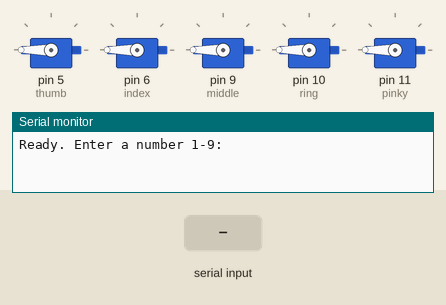
This sketch was run on a simulated Arduino Uno, built with avr-gcc and run on an emulated ATmega328P. Shown: 5 × servo, the last lines printed to the serial monitor. The test bench sets the inputs (shaded band).

Above: at 1.2 s.
1.3 s: "90,45\n" received over Serial
At 2.5 s:
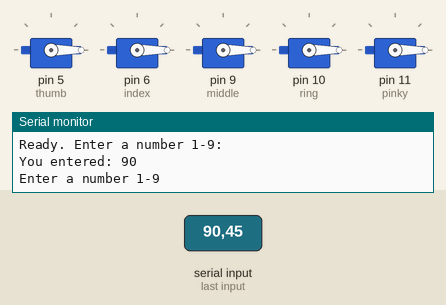
2.8 s: "1\n" received over Serial
At 3.6 s:
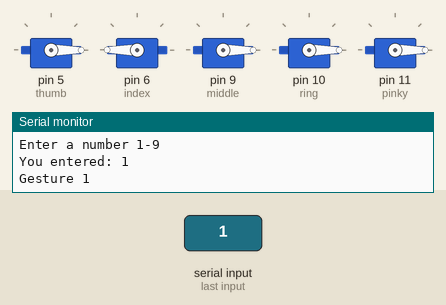
4.3 s: "2\n" received over Serial
At 4.8 s:
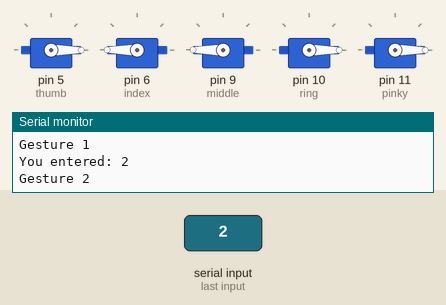
5.8 s: "3\n" received over Serial
At 7.0 s:
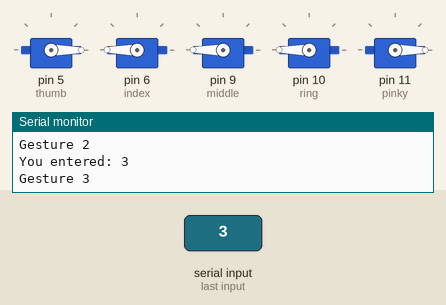
7.3 s: "4\n" received over Serial
At 8.2 s:
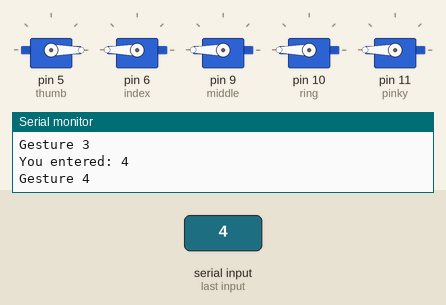
8.8 s: "30,150\n" received over Serial
At 9.4 s:
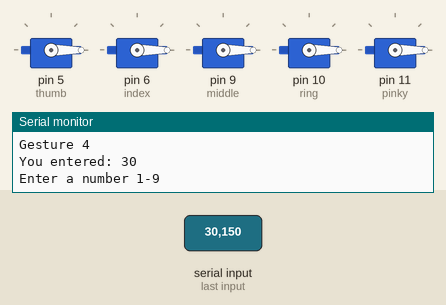
Timing chart, 0 to 11.3 s (numbered marks = the images above; inputs shaded):
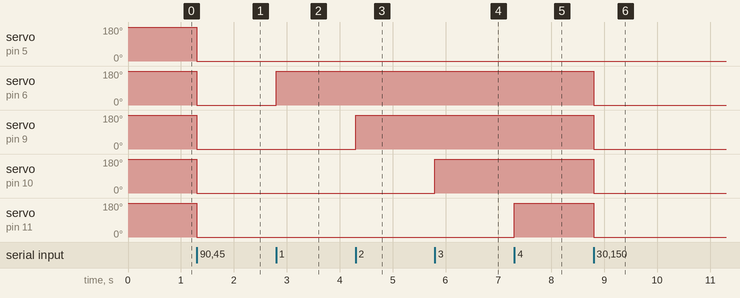

The sketch:

ArduinoHandGestureCode.ino
```cpp
/*
    Hand / Finger Servo Controller

    Controls 5 servos representing thumb, index, middle, ring, and pinky.
    Serial input (1–9) triggers different hand gestures.

    Safety note:
    Thumb and middle finger can physically collide, so movement is restricted.

    Safety is handled by:
      - writeThumbSafe()
      - writeThumbAndMiddle()
*/

#include <Servo.h>

// Serial input value
int x;

// Servo objects for each finger
Servo thumb;
Servo middle;
Servo index;
Servo ring;
Servo pinky;

// Servo positions
#define UP 180
#define DOWN 0

// Tracks current servo positions
int thumbPosCurrent = UP;
int middlePosCurrent = UP;

// Finger state flags
bool thumbIsDown = false;
bool middleIsDown = false;

// Prevents thumb movement when middle finger is down
void writeThumbSafe(int pos) {

  if (middleIsDown && pos != thumbPosCurrent) {
    Serial.println("Blocked: thumb cannot move while middle is down.");
    return;
  }

  thumb.write(pos);
  thumbPosCurrent = pos;
  thumbIsDown = (pos == DOWN);
}

// Updates middle finger state safely
void writeMiddleSafe(int pos) {

  middle.write(pos);
  middlePosCurrent = pos;
  middleIsDown = (pos == DOWN);
}

// Moves thumb and middle together safely
void writeThumbAndMiddle(int thumbPos, int middlePos) {

  if (middlePosCurrent == DOWN && thumbPos != thumbPosCurrent) {
    Serial.println("Blocked: thumb cannot move while middle is already down.");
    return;
  }

  thumb.write(thumbPos);
  middle.write(middlePos);

  thumbPosCurrent = thumbPos;
  middlePosCurrent = middlePos;

  thumbIsDown = (thumbPos == DOWN);
  middleIsDown = (middlePos == DOWN);
}

// Runs once at startup
void setup() {

  Serial.begin(115200);
  Serial.setTimeout(1);

  // Attach servos to pins
  thumb.attach(5);
  index.attach(6);
  middle.attach(9);
  ring.attach(10);
  pinky.attach(11);

  // Start in open position
  writeThumbAndMiddle(UP, UP);

  index.write(UP);
  ring.write(UP);
  pinky.write(UP);

  Serial.println("Ready. Enter a number 1-9:");
}

// Main loop for reading commands
void loop() {

  if (Serial.available() > 0) {

    x = Serial.readString().toInt();

    Serial.print("You entered: ");
    Serial.println(x);

    switch (x) {

      case 1: // Number one
        Serial.println("Gesture 1");

        index.write(UP);
        ring.write(DOWN);
        pinky.write(DOWN);
        writeThumbAndMiddle(DOWN, DOWN);
        break;

      case 2: // Number two / peace
        Serial.println("Gesture 2");

        index.write(UP);
        ring.write(DOWN);
        pinky.write(DOWN);

        writeMiddleSafe(UP);
        writeThumbSafe(DOWN);
        break;

      case 3: // Number 3
        Serial.println("Gesture 3");

        index.write(UP);
        ring.write(UP);
        pinky.write(DOWN);

        writeMiddleSafe(UP);
        writeThumbSafe(DOWN);
        break;

      case 4: // Number 4
        Serial.println("Gesture 4");

        index.write(UP);
        ring.write(UP);
        pinky.write(UP);

        writeMiddleSafe(UP);
        writeThumbSafe(DOWN);
        break;

      case 5: // Number 5 / Open Hand
        Serial.println("Gesture 5");

        index.write(UP);
        ring.write(UP);
        pinky.write(UP);

        writeMiddleSafe(UP);
        writeThumbSafe(UP);
        break;

      case 6: // Hang Loose
        Serial.println("Gesture 6");

        writeThumbSafe(UP);

        pinky.write(UP);
        index.write(DOWN);
        ring.write(DOWN);

        writeMiddleSafe(DOWN);
        break;

      case 7: // I Love You (ASL)
        Serial.println("Gesture 7");

        writeThumbSafe(UP);

        index.write(UP);
        pinky.write(UP);
        ring.write(DOWN);

        writeMiddleSafe(DOWN);
        break;

      case 8: // OK
        Serial.println("Gesture 8");

        writeMiddleSafe(UP);
        writeThumbSafe(DOWN);

        index.write(80);
        ring.write(UP);
        pinky.write(UP);
        break;

      case 9: // Pointing Up
        Serial.println("Gesture 9");

        writeMiddleSafe(UP);
        writeThumbSafe(DOWN);

        index.write(DOWN);
        ring.write(DOWN);
        pinky.write(DOWN);
        break;

      default:
        Serial.println("Enter a number 1-9");

        index.write(DOWN);
        ring.write(DOWN);
        pinky.write(DOWN);

        writeThumbAndMiddle(DOWN, DOWN);
        break;
    }

    delay(200);

    while (Serial.available() > 0) {
      Serial.read();
    }
  }
}
```

Measured:
- after the input at 1.3 s, servo on pin 5 (thumb), servo on pin 6 (index), servo on pin 9 (middle), servo on pin 10 (ring), servo on pin 11 (pinky): 180° → 0° at once
- after the input at 2.8 s, servo on pin 6 (index): 0° → 180° at once
- after the input at 4.3 s, servo on pin 9 (middle): 0° → 180° at once
- after the input at 5.8 s, servo on pin 10 (ring): 0° → 180° at once
- after the input at 7.3 s, servo on pin 11 (pinky): 0° → 180° at once
- after the input at 8.8 s, servo on pin 6 (index), servo on pin 9 (middle), servo on pin 10 (ring), servo on pin 11 (pinky): 180° → 0° at once
